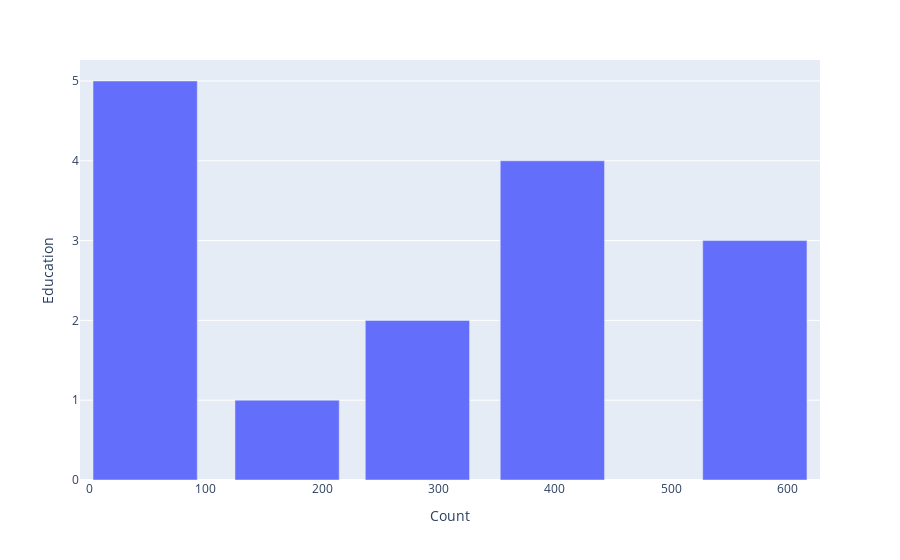

Notebook cell for this chart:
### Code cell
fig = px.bar(education_level, x="Count", y="Education")
fig.show()

### Figure 1 — Plotly figure (JSON) as saved in the notebook; plotly's stock layout.template omitted (floating-point values rounded to 4 significant figures)
{"data": [{"alignmentgroup": "True", "hovertemplate": "Count=%{x}<br>Education=%{y}<extra></extra>", "legendgroup": "", "marker": {"color": "#636efa", "pattern": {"shape": ""}}, "name": "", "offsetgroup": "", "orientation": "v", "showlegend": false, "textposition": "auto", "type": "bar", "x": [572, 398, 282, 170, 48], "xaxis": "x", "y": [3, 4, 2, 1, 5], "yaxis": "y"}], "layout": {"barmode": "relative", "legend": {"tracegroupgap": 0}, "margin": {"t": 60}, "xaxis": {"anchor": "y", "domain": [0, 1], "title": {"text": "Count"}}, "yaxis": {"anchor": "x", "domain": [0, 1], "title": {"text": "Education"}}}}
